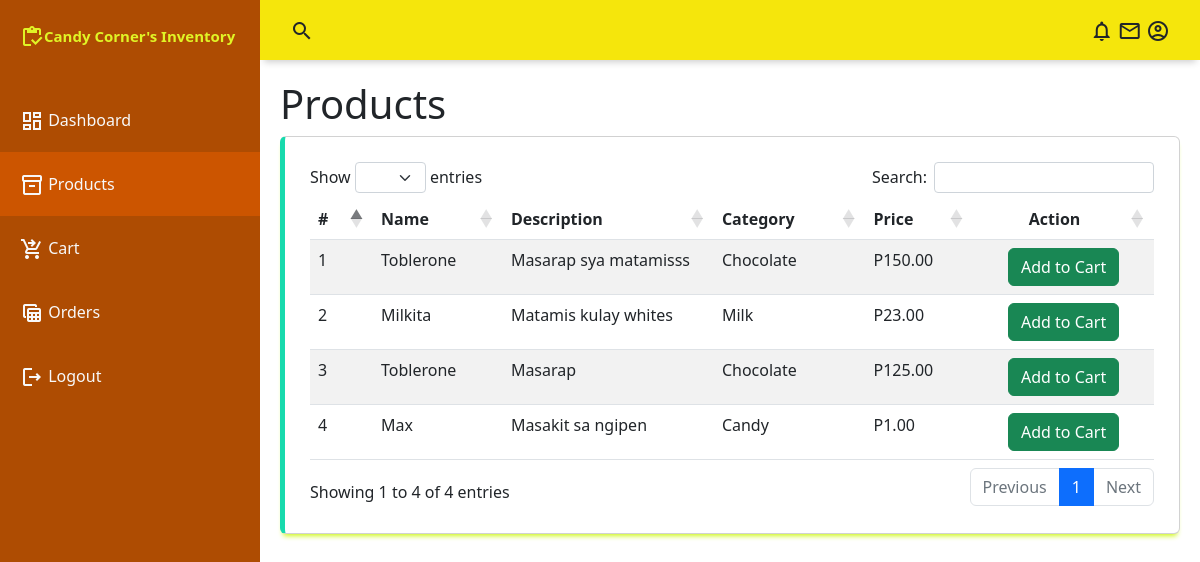
Screenshot of /branch/products.php with the database file from the repository.
### tables this page shows
CREATE TABLE `products` (
  `prod_id` int(255) NOT NULL,
  `prod_name` text NOT NULL,
  `prod_category` int(11) DEFAULT NULL,
  `prod_description` text DEFAULT NULL,
  `prod_price` text DEFAULT NULL,
  `prod_status` int(11) NOT NULL DEFAULT 0
);

CREATE TABLE `category` (
  `category_id` int(11) NOT NULL,
  `category_name` text DEFAULT NULL,
  `category_status` int(11) NOT NULL DEFAULT 0
);

### conn/config.php (called while the page is built, shortened)
<?php
	class db_connect{
		public $host = db_host;
		public $user = db_user;
		public $pass = db_pass;
		public $name = db_name;
		public function connect(){
			$this->conn = new mysqli($this->host, $this->user, $this->pass, $this->name);
		}
	}
?>

### conn/class.php (called while the page is built, shortened)
<?php
	require_once'config.php';
	class db_class extends db_connect{
		public function selectProducts(){
			$query=$this->conn->prepare("SELECT * FROM products as a
			LEFT JOIN category as b
			ON a.prod_category=b.category_id
			where `prod_status`='0'") or die($this->conn->error);
			if($query->execute()){
				$result = $query->get_result();
				return $result;
			}
		}
	}
?>

### branch/products.php (the view, shortened to what this page needs)
<?php
include("../conn/class.php");
$db=new db_class();
include("include/navbar.php");
include("include/sidebar.php");
?>
    <main class="main-container" style="z-index:2">
        <div class="fluid-container">
            <h1 >Products</h1>
            <div class="table-responsive card">
                <table id="example" class="table table-striped" style="width:100%">
                    <thead>
                        <tr>
                            <th >#</th>
                            <th >Name</th>
                            <th class="w-25">Description</th>
                            <th >Category</th>
                            <th >Price</th>
                            <th class="text-center">Action</th>
                        </tr>
                    </thead>
                    <tbody>
                        <?php
                            $result= $db->selectProducts();
                            $i=1;
                            while($row=$result->fetch_array()){
                                echo
                                '<tr>
                                    <td>'.$i.'</td>
                                    <td>'.ucfirst($row['prod_name']).'</td>
                                    <td>'.ucfirst($row['prod_description']).'</td>
                                    <td>'.ucfirst($row['category_name']).'</td>
                                    <td>P'.number_format($row['prod_price'],2).'</td>
                                    <td class="text-center">
                                        <button class="btn orderTogler btn-success"
                                        data-bs-toggle="modal"
                                        data-bs-target="#order"
                                        data-id="'.$row['prod_id'].'"
                                        data-price="'.$row['prod_price'].'"
                                        data-name="'.ucfirst($row['prod_name']).'"
                                        >Add to Cart</button>
                                    </td>
                                </tr>';
                                $i++;
                            }
                        ?>
                    </tbody>
                </table>
            </div>
        </div>
    </main>

### branch/assets/css/style.css (style rules this page uses)
body { margin: 0; padding: 0; box-sizing: border-box; background-color: #f1f2f4; color: #666666; font-family: "Montserrat", sans-serif; }
.main-container { grid-area: main; overflow-y: auto; padding: 20px 20px; }
.card { display: flex; flex-direction: column; justify-content: space-around; padding: 25px; background-color: #ded2d2; box-sizing: border-box; border: 1px solid #d2d2d3; border-radius: 5px; box-shadow: 0 5px 5px -3px rgba(205, 247, 18, 0.973); }
.card:nth-child(2) { border-left: 5px solid rgb(24, 218, 173); }

### rows the page displays
products: prod_name "Toblerone", prod_description "Masarap sya matamisss", category.category_name "Chocolate", prod_price "150.00"
products: prod_name "Milkita", prod_description "Matamis kulay whites", category.category_name "Milk", prod_price "23.00"
products: prod_name "Toblerone", prod_description "Masarap", category.category_name "Chocolate", prod_price "125.00"
products: prod_name "Max", prod_description "Masakit sa ngipen", category.category_name "Candy", prod_price "1.00"
